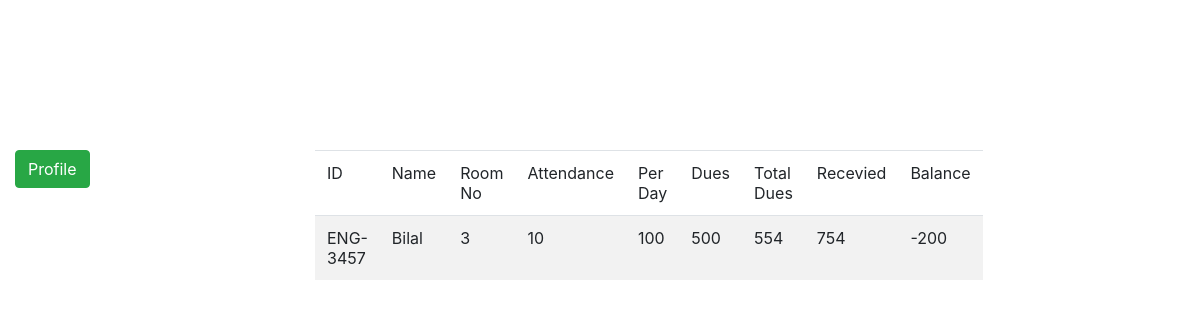
/php/view_mess_dues.php (signed in), run on the app's committed database.
### tables this page shows
CREATE TABLE `mess_dues` (
  `ID` varchar(20) NOT NULL,
  `name` varchar(20) NOT NULL,
  `room_no` int(20) NOT NULL,
  `mess_status` varchar(10) NOT NULL,
  `Attd` int(20) NOT NULL,
  `per_day` int(20) NOT NULL,
  `dues` int(20) NOT NULL,
  `total_dues` int(20) NOT NULL,
  `Received` int(20) NOT NULL,
  `Balance` int(20) NOT NULL
);

### php/view_mess_dues.php (the view, shortened to what this page needs)
<?php
include'connection.php';
$id = $_SESSION['stu_id'];
$sql = "SELECT ID,name,room_no,Attd,per_day,dues,total_dues,Received,Balance FROM mess_dues WHERE ID='$id'";
  $result = mysqli_query($conn, $sql);
  if ( $result) {
    $row = mysqli_fetch_assoc($result);
        $id =  $row['ID'];
        $name =  $row['name'];
        $room_no =  $row['room_no'];
        $Attd =  $row['Attd'];
        $per_day =  $row['per_day'];
        $dues =  $row['dues'];
        $total_dues =  $row['total_dues'];
        $Recevied =  $row['Received'];
        $Balance =  $row['Balance'];
  }
   else {
    echo "Error: " . $sql . "<br>" . mysqli_error($conn);
}
 ?>
<link rel="stylesheet" href="https://maxcdn.bootstrapcdn.com/bootstrap/4.4.1/css/bootstrap.min.css">
<link rel="stylesheet" href="https://cdnjs.cloudflare.com/ajax/libs/font-awesome/4.7.0/css/font-awesome.min.css">
<div class="container-fluid vh-100">
  <div class="row">
    <div class="col-lg-3 col-sm-12">
      <a href="profile.php" class="btn btn-success">Profile</a>
    </div>
    <div class="col-lg-6 col-sm-12">
      <table class="table table-striped">
        <thead>
          <tr>
            <td>ID</td>
            <td>Name</td>
            <td>Room No</td>
            <td>Attendance</td>
            <td>Per Day</td>
            <td>Dues</td>
            <td>Total Dues</td>
            <td>Recevied</td>
            <td>Balance</td>
          </tr>
        </thead>
        <tbody>
          <tr>
            <td><?php echo $id; ?></td>
            <td><?php echo $name; ?></td>
            <td><?php echo $room_no; ?></td>
            <td><?php echo $Attd; ?></td>
            <td><?php echo $per_day; ?></td>
            <td><?php echo $dues; ?></td>
            <td><?php echo $total_dues; ?></td>
            <td><?php echo $Recevied; ?></td>
            <td><?php echo $Balance; ?></td>
          </tr>
        </tbody>
      </table>
    </div>
    <div class="col-lg-3 col-sm-12"></div>
  </div>
</div>

### php/view_mess_dues.php (style rules this page uses)
.container-fluid { background-color:; }
.row { padding-top: 150px; }

### data on the page
mess_dues: ID "ENG-3457", name "Bilal", room_no "3", Attd "10", per_day "100", dues "500", total_dues "554", Received "754", Balance "-200"
